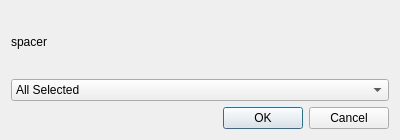
<?xml version="1.0" encoding="UTF-8"?>
<ui version="4.0">
 <class>Dialog</class>
 <widget class="QDialog" name="Dialog">
  <property name="geometry">
   <rect>
    <x>0</x>
    <y>0</y>
    <width>400</width>
    <height>140</height>
   </rect>
  </property>
  <property name="windowTitle">
   <string>Dialog</string>
  </property>
  <layout class="QVBoxLayout" name="verticalLayout">
   <item>
    <widget class="QLabel" name="lb_description">
     <property name="text">
      <string>spacer</string>
     </property>
    </widget>
   </item>
   <item>
    <widget class="QComboBox" name="cb_whichtochange">
     <item>
      <property name="text">
       <string>All Selected</string>
      </property>
     </item>
     <item>
      <property name="text">
       <string>All</string>
      </property>
     </item>
    </widget>
   </item>
   <item>
    <widget class="QDialogButtonBox" name="buttonBox">
     <property name="orientation">
      <enum>Qt::Horizontal</enum>
     </property>
     <property name="standardButtons">
      <set>QDialogButtonBox::Cancel|QDialogButtonBox::Ok</set>
     </property>
    </widget>
   </item>
  </layout>
 </widget>
 <resources/>
 <connections>
  <connection>
   <sender>buttonBox</sender>
   <signal>accepted()</signal>
   <receiver>Dialog</receiver>
   <slot>accept()</slot>
   <hints>
    <hint type="sourcelabel">
     <x>248</x>
     <y>254</y>
    </hint>
    <hint type="destinationlabel">
     <x>157</x>
     <y>274</y>
    </hint>
   </hints>
  </connection>
  <connection>
   <sender>buttonBox</sender>
   <signal>rejected()</signal>
   <receiver>Dialog</receiver>
   <slot>reject()</slot>
   <hints>
    <hint type="sourcelabel">
     <x>316</x>
     <y>260</y>
    </hint>
    <hint type="destinationlabel">
     <x>286</x>
     <y>274</y>
    </hint>
   </hints>
  </connection>
 </connections>
</ui>
